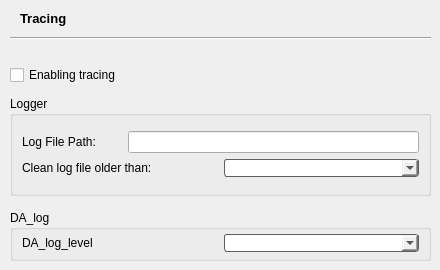
      <widget class="QWidget" name="page_Tracing">
       <widget class="QLabel" name="label_13">
        <property name="geometry">
         <rect>
          <x>20</x>
          <y>10</y>
          <width>91</width>
          <height>16</height>
         </rect>
        </property>
        <property name="font">
         <font>
          <pointsize>10</pointsize>
          <weight>75</weight>
          <bold>true</bold>
         </font>
        </property>
        <property name="text">
         <string>Tracing</string>
        </property>
       </widget>
       <widget class="Line" name="line_5">
        <property name="geometry">
         <rect>
          <x>10</x>
          <y>30</y>
          <width>421</width>
          <height>16</height>
         </rect>
        </property>
        <property name="orientation">
         <enum>Qt::Horizontal</enum>
        </property>
       </widget>
       <widget class="QWidget" name="layoutWidget2">
        <property name="geometry">
         <rect>
          <x>10</x>
          <y>60</y>
          <width>421</width>
          <height>141</height>
         </rect>
        </property>
        <layout class="QGridLayout" name="gridLayout_10">
         <item row="0" column="0">
          <widget class="QCheckBox" name="checkBox_enableTracing">
           <property name="text">
            <string>Enabling tracing</string>
           </property>
          </widget>
         </item>
         <item row="1" column="0">
          <widget class="QGroupBox" name="groupBox">
           <property name="maximumSize">
            <size>
             <width>16777215</width>
             <height>100</height>
            </size>
           </property>
           <property name="title">
            <string>Logger</string>
           </property>
           <layout class="QGridLayout" name="gridLayout_9">
            <item row="1" column="0">
             <layout class="QVBoxLayout" name="verticalLayout_14">
              <property name="spacing">
               <number>6</number>
              </property>
              <item>
               <layout class="QHBoxLayout" name="horizontalLayout_9">
                <property name="spacing">
                 <number>6</number>
                </property>
                <property name="sizeConstraint">
                 <enum>QLayout::SetDefaultConstraint</enum>
                </property>
                <item>
                 <widget class="QLabel" name="label_14">
                  <property name="sizePolicy">
                   <sizepolicy hsizetype="Minimum" vsizetype="Minimum">
                    <horstretch>0</horstretch>
                    <verstretch>0</verstretch>
                   </sizepolicy>
                  </property>
                  <property name="maximumSize">
                   <size>
                    <width>100</width>
                    <height>20</height>
                   </size>
                  </property>
                  <property name="text">
                   <string>Log File Path:</string>
                  </property>
                 </widget>
                </item>
                <item>
                 <widget class="QLineEdit" name="lineEdit_logPath">
                  <property name="sizePolicy">
                   <sizepolicy hsizetype="Preferred" vsizetype="Fixed">
                    <horstretch>0</horstretch>
                    <verstretch>0</verstretch>
                   </sizepolicy>
                  </property>
                  <property name="readOnly">
                   <bool>true</bool>
                  </property>
                 </widget>
                </item>
               </layout>
              </item>
              <item>
               <layout class="QHBoxLayout" name="horizontalLayout_8">
                <property name="spacing">
                 <number>6</number>
                </property>
                <property name="sizeConstraint">
                 <enum>QLayout::SetDefaultConstraint</enum>
                </property>
                <item>
                 <widget class="QLabel" name="label_15">
                  <property name="text">
                   <string>Clean log file older than:</string>
                  </property>
                 </widget>
                </item>
                <item>
                 <widget class="QComboBox" name="comboBox__LogDate">
                  <property name="styleSheet">
                   <string notr="true">border: 1px solid rgb(95,95,95);
border-radius: 3px;
margin:0 0 0 0;</string>
                  </property>
                 </widget>
                </item>
               </layout>
              </item>
             </layout>
            </item>
           </layout>
          </widget>
         </item>
        </layout>
       </widget>
       <widget class="QGroupBox" name="groupBox_DA_log">
        <property name="geometry">
         <rect>
          <x>10</x>
          <y>210</y>
          <width>421</width>
          <height>51</height>
         </rect>
        </property>
        <property name="title">
         <string>DA_log</string>
        </property>
        <widget class="QWidget" name="layoutWidget">
         <property name="geometry">
          <rect>
           <x>12</x>
           <y>20</y>
           <width>397</width>
           <height>26</height>
          </rect>
         </property>
         <layout class="QHBoxLayout" name="horizontalLayout_da_log_level">
          <item>
           <widget class="QLabel" name="label_DA_log_level">
            <property name="text">
             <string>DA_log_level</string>
            </property>
           </widget>
          </item>
          <item>
           <widget class="QComboBox" name="comboBox_da_log_level">
            <property name="styleSheet">
             <string notr="true">border: 1px solid rgb(95,95,95);
border-radius: 3px;
margin:0 0 0 0;</string>
            </property>
           </widget>
          </item>
         </layout>
        </widget>
       </widget>
      </widget>
